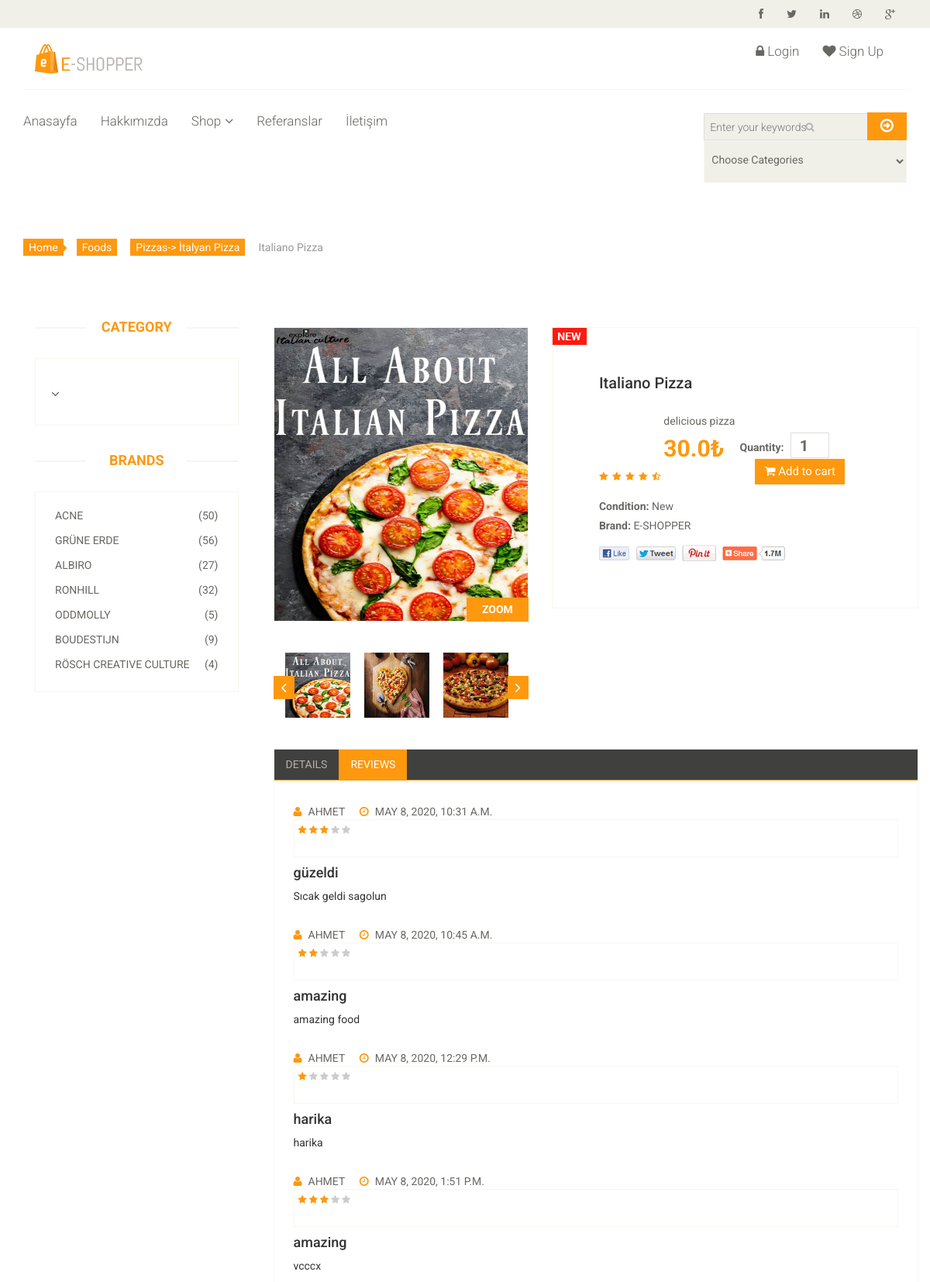
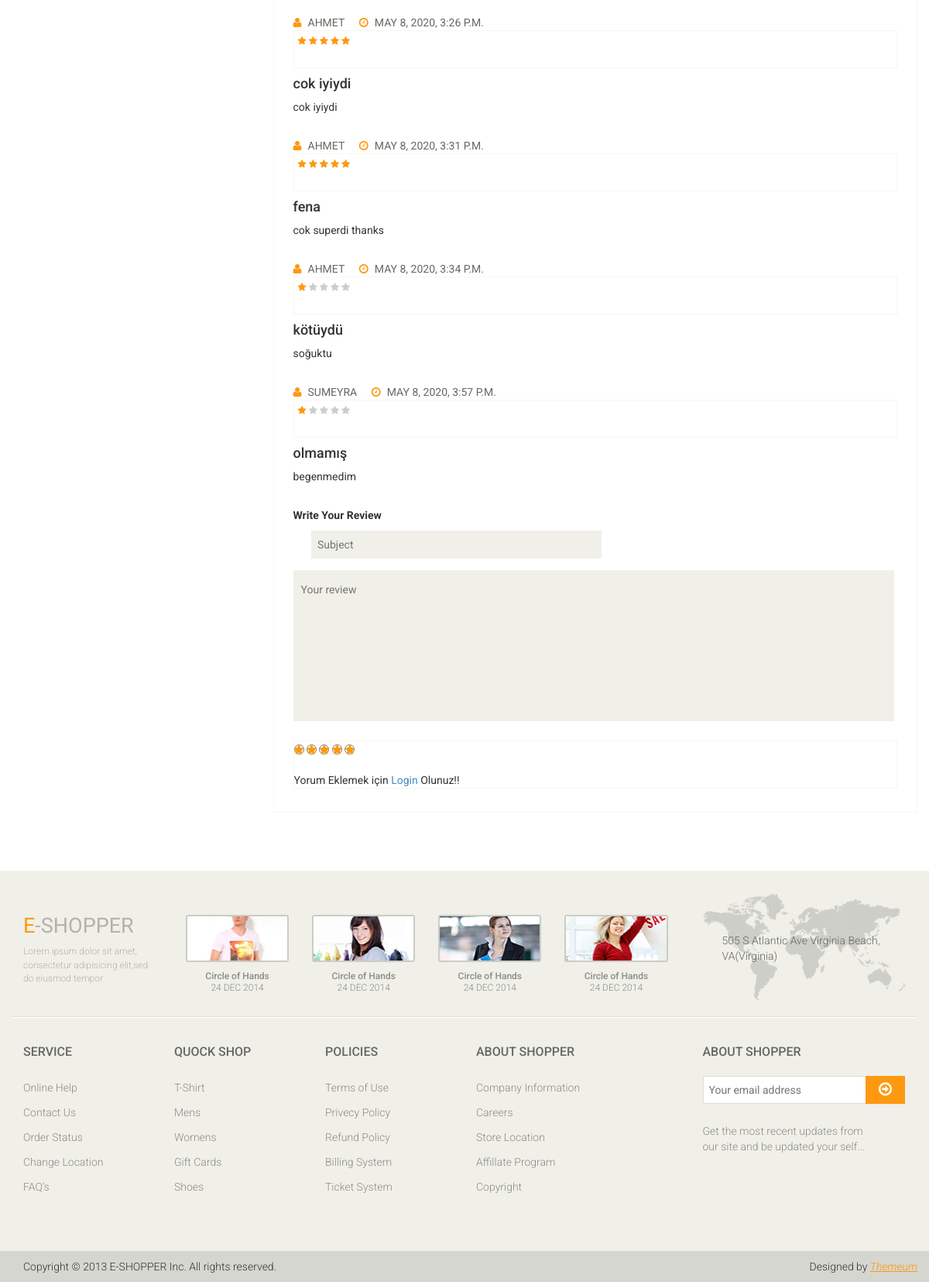
/food/1/pizza-towers-maltepe-kucukyali-mah/, run on the app's committed database (2 pictures, top to bottom).
### food/models.py (models this page shows, shortened)
class Food(models.Model):
    STATUS = (
        ('True', 'Evet'),
        ('False', 'Hayır'),
    )
    category = models.ForeignKey(Category, on_delete=models.CASCADE) #relation with Category table
    title = models.CharField(max_length=150)
    keywords = models.CharField(max_length=255, blank=True)
    description = models.CharField(max_length=255, blank=True)
    image = models.ImageField(blank=True, upload_to='images/')
    price = models.FloatField()
    amount = models.IntegerField()
    detail = RichTextUploadingField()
    slug = models.SlugField(null=False, unique=True)
    status = models.CharField(max_length=10, choices=STATUS)
    create_at = models.DateTimeField(auto_now_add=True)
    update_at = models.DateTimeField(auto_now=True)
    def image_tag(self):
        return mark_safe('<img src="{}" height="50"/>'.format(self.image.url))
    image_tag.short_description = 'Image'

class Category(MPTTModel):
    STATUS = (
        ('True', 'Evet'),
        ('False', 'Hayır'),
    )
    title = models.CharField(max_length=100, unique=True)
    keywords = models.CharField(max_length=255, blank=True)
    description = models.CharField(max_length=255, blank=True)
    image = models.ImageField(blank=True, upload_to='images/')
    status = models.CharField(max_length=10, choices=STATUS)
    slug = models.SlugField(null=False, unique=True)
    parent = TreeForeignKey('self', blank=True, null=True, related_name='children', on_delete=models.CASCADE)
    create_at = models.DateTimeField(auto_now_add=True)
    update_at = models.DateTimeField(auto_now=True)
    def __str__(self):
        full_path = [self.title]
        k = self.parent
        while k is not None:
            full_path.append(k.title)
            k = k.parent
        return '-> '.join(full_path[::-1])
    class MPTTMeta:
        order_insertion_by = ['title']
    def image_tag(self):
        return mark_safe('<img src="{}" height="50"/>'.format(self.image.url))
    image_tag.short_description = 'Image'

class Images(models.Model):
    food=models.ForeignKey(Food,on_delete=models.CASCADE)
    title = models.CharField(max_length=50,blank=True)
    image = models.ImageField(blank=True, upload_to='images/')
    def image_tag(self):
        return mark_safe('<img src="{}" height="50"/>'.format(self.image.url))
    image_tag.short_description = 'Image'

class Comment(models.Model):
    STATUS = (
        ('New', 'Yeni'),
        ('True', 'Evet'),
        ('False', 'Hayır'),
    )
    food = models.ForeignKey(Food, on_delete=models.CASCADE)
    user = models.ForeignKey(User, on_delete=models.CASCADE)
    subject = models.CharField(max_length=50)
    comment = models.TextField(max_length=200, blank=True)
    rate = models.IntegerField(blank=True)
    status = models.CharField(max_length=10, choices=STATUS,default='New')
    ip = models.CharField(blank=True,max_length=20)
    create_at = models.DateTimeField(auto_now_add=True)
    update_at = models.DateTimeField(auto_now=True)

### home/views.py (the view)
# urls.py: path('food/<int:id>/<slug:slug>/', views.product_detail, name='product_detail'),
def product_detail(request,id,slug):
    category = Category.objects.all()
    product = Food.objects.get(pk=id)
    images = Images.objects.filter(food_id=id)
    comments = Comment.objects.filter(food_id=id,status='True')
    context = {'product': product,
               'comments': comments,
               'category': category,
               'images': images,
               }
    return render(request,'product_detail.html',context)

### home/templates/product_detail.html (shortened to what this page needs)
{% extends "homebase.html" %}
{% block content %}
    <div id="contact-page" class="container">
        <div class="bg">
            <div class="row">
                <div class="col-sm-12">
                    <div id="gmap" class="contact-map">
                        <div class="breadcrumbs">
                            <ol class="breadcrumb">
                                <li><a href="#">Home</a></li>
                                <li><a href="#">Foods</a></li>
                                <li><a href="/category/{{ product.category_id }}/{{ product.category.slug }}">{{ product.category }}</a></li>
                                <li class="active">{{ product.title }}</li>
                            </ol>
                        </div>
                        {% load static %}
                        <section>
                            <div class="container">
                                <div class="row">
                                    <div class="col-sm-3">
                                        <div class="left-sidebar">
                                            <h2>Category</h2>
                                            <div class="panel-group category-products" id="accordian">
                                                <div class="row">
                                                    <div class="col-sm-9">
                                                        <div class="mainmenu pull-left">
                                                            {% load mptt_tags %}
                                                            <ul class="nav navbar-nav collapse navbar-collapse">
                                                                {% recursetree category %}
                                                                    <br><li   {% if not node.is_leaf_node %} class="dropdown" aria-expanded="true" {% endif %}><a href="/category/{{ node.id }}/{{ node.slug }}">{{ node.title }}{% if not node.is_leaf_node %}<i class="fa fa-angle-down"></i>{% endif %}</a>
                                                                </li>
                                                                {% endrecursetree %}
                                                            </ul>
                                                        </div>
                                                    </div>
                                                </div>
                                            </div>
                                            <div class="brands_products">
                                                <h2>Brands</h2>
                                                <div class="brands-name">
                                                    <ul class="nav nav-pills nav-stacked">
                                                        <li><a href=""> <span class="pull-right">(50)</span>Acne</a></li>
                                                        <li><a href=""> <span class="pull-right">(56)</span>Grüne Erde</a></li>
                                                        <li><a href=""> <span class="pull-right">(27)</span>Albiro</a></li>
                                                        <li><a href=""> <span class="pull-right">(32)</span>Ronhill</a></li>
                                                        <li><a href=""> <span class="pull-right">(5)</span>Oddmolly</a></li>
                                                        <li><a href=""> <span class="pull-right">(9)</span>Boudestijn</a></li>
                                                        <li><a href=""> <span class="pull-right">(4)</span>Rösch creative culture</a></li>
                                                    </ul>
                                                </div>
                                            </div>
                                        </div>
                                    </div>
                                    <div class="col-sm-9 padding-right">
                                        <div class="product-details">
                                            <div class="col-sm-5">
                                                <div class="view-product">
                                                    <img src="{{ product.image.url }}"  alt="" />
                                                    <h3>ZOOM</h3>
                                                </div>
                                                <div id="similar-product" class="carousel slide" data-ride="carousel">
                                                    <div class="carousel-inner">
                                                        <div class="item active">
                                                            <a href=""><img src="{{ product.image.url }}"  style="height: 84px" width="84px" alt=""></a>
                                                            {% for rs in images %}
                                                                <a href=""><img src="{{ rs.image.url }}" style="height: 84px" width="84px" alt=""></a>
                                                            {% endfor %}
                                                        </div>
                                                    </div>
                                                    <a class="left item-control" href="#similar-product" data-slide="prev">
                                                        <i class="fa fa-angle-left"></i>
                                                    </a>
                                                    <a class="right item-control" href="#similar-product" data-slide="next">
                                                        <i class="fa fa-angle-right"></i>
                                                    </a>
                                                </div>
                                            </div>
                                            <div class="col-sm-7">
                                                <div class="product-information">
                                                    <img src="{% static 'images/product-details/new.jpg' %}" class="newarrival" alt="" />
                                                    <h2>{{ product.title }}</h2>
                                                    <img src="{% static 'images/product-details/rating.png' %}" alt="" />
                                                    <span>
                                                        <p>{{ product.description }}</p>
									<span>{{ product.price }}₺</span>
                                    <form action="/order/addtocart/{{ product.id }}" method="post">
									<label>Quantity:</label>
									<input type="number" class="input" name="quantity" min="1" max="{{ product.amount }}" value="1" />
									<button type="submit" class="btn btn-fefault cart">
										<i class="fa fa-shopping-cart"></i>
										Add to cart
									</button>
                                        </form>
								</span>
                                                    <p><b>Condition:</b> New</p>
                                                    <p><b>Brand:</b> E-SHOPPER</p>
                                                    <a href=""><img src="{% static 'images/product-details/share.png' %}" class="share img-responsive"  alt="" /></a>
                                                </div>
                                            </div>
                                        </div>
                                        <div class="category-tab shop-details-tab">
                                            <div class="col-sm-12">
                                                <ul class="nav nav-tabs">
                                                    <li><a href="#details" data-toggle="tab">Details</a></li>
                                                    <li class="active"><a href="#reviews" data-toggle="tab">Reviews</a></li>
                                                </ul>
                                            </div>
                                            <div class="tab-content">
                                                <div class="tab-pane fade active in" id="reviews" >
                                                    <div class="col-sm-12">
                                                        {% for rs in comments %}
                                                            <ul>
                                                            <li><a href=""><i class="fa fa-user"></i>{{rs.user.first_name}}</a></li>
                                                            <li><a href=""><i class="fa fa-clock-o"></i>{{rs.create_at}}</a></li>
                                                            <div class="rating-area">
                                                                <ul class="ratings">
                                                                    <li>
                                                                        <i class="fa fa-star color{% if rs.rate < 1 %}color{% endif %}"></i>
                                                                        <i class="fa fa-star color{% if rs.rate < 2 %}color{% endif %}"></i>
                                                                        <i class="fa fa-star color{% if rs.rate < 3 %}color{% endif %}"></i>
                                                                        <i class="fa fa-star color{% if rs.rate < 4 %}color{% endif %}"></i>
                                                                        <i class="fa fa-star color{% if rs.rate < 5 %}color{% endif %}"></i>
                                                                    </li>
                                                                </ul>
                                                            </div>
                                                            <h4>{{ rs.subject }}</h4>
                                                            <p>{{ rs.comment }}</p>
                                                            <br>{% endfor %}
                                                        <p><b>Write Your Review</b></p>
                                                        <form action="/food/addcomment/{{ product.id }}" method="post">
                                                            <span>
											<input type="text" class="input" name="subject" id="id_subject" placeholder="Subject"/>
										</span>
                                                            <textarea name="comment" class="input" id="id_comment" placeholder="Your review" ></textarea>
                                                            <div class="rating-area">
                                                                <div class="ratings">
                                                                    <input type="radio"  class="fa fa-star color" id="star5" name="rate" value="5" /><label for="star5"></label>
                                                                    <input type="radio" class="fa fa-star color" id="star4" name="rate" value="4" /><label for="star4"></label>
                                                                    <input type="radio" class="fa fa-star color" id="star3" name="rate" value="3" /><label for="star3"></label>
                                                                    <input type="radio" class="fa fa-star color" id="star2" name="rate" value="2" /><label for="star2"></label>
                                                                    <input type="radio" class="fa fa-star color" id="star1" name="rate" value="1" /><label for="star1"></label>
                                                                </div><br><br>
                                                                {% if user.id is not None %}
                                                                    <button class="btn btn-default pull-right">
                                                                        Submit
                                                                    </button>
                                                                {% else %}
                                                                    Yorum Eklemek için <a href="/login">Login</a>  Olunuz!!
                                                                {% endif %}
                                                            </div>
                                                        </form>
                                                    </div>
                                                </div>
                                            </div>
                                        </div>
                                    </div>
                        </section>
                    </div>
                </div>
            </div>
        </div>
    </div>
{% endblock %}

### data on the page
Food: category "Pizzas-> İtalyan Pizza", title "Italiano Pizza", image (picture), description "delicious pizza", price "30.0"
Images: image (picture)
Images: image (picture)
Comment: user.first_name "AHMET", create_at "MAY 8, 2020, 10:31 A.M.", rate 3 (drawn), subject "güzeldi", comment "Sıcak geldi sagolun"
Comment: user.first_name "AHMET", create_at "MAY 8, 2020, 10:45 A.M.", rate 2 (drawn), subject "amazing", comment "amazing food"
Comment: user.first_name "AHMET", create_at "MAY 8, 2020, 12:29 P.M.", rate 1 (drawn), subject "harika", comment "harika"
Comment: user.first_name "AHMET", create_at "MAY 8, 2020, 1:51 P.M.", rate 3 (drawn), subject "amazing", comment "vcccx"
Comment: user.first_name "AHMET", create_at "MAY 8, 2020, 3:26 P.M.", rate 5 (drawn), subject "cok iyiydi", comment "cok iyiydi"
Comment: user.first_name "AHMET", create_at "MAY 8, 2020, 3:31 P.M.", rate 5 (drawn), subject "fena", comment "cok superdi thanks"
Comment: user.first_name "AHMET", create_at "MAY 8, 2020, 3:34 P.M.", rate 1 (drawn), subject "kötüydü", comment "soğuktu"
Comment: user.first_name "SUMEYRA", create_at "MAY 8, 2020, 3:57 P.M.", rate 1 (drawn), subject "olmamış", comment "begenmedim"
